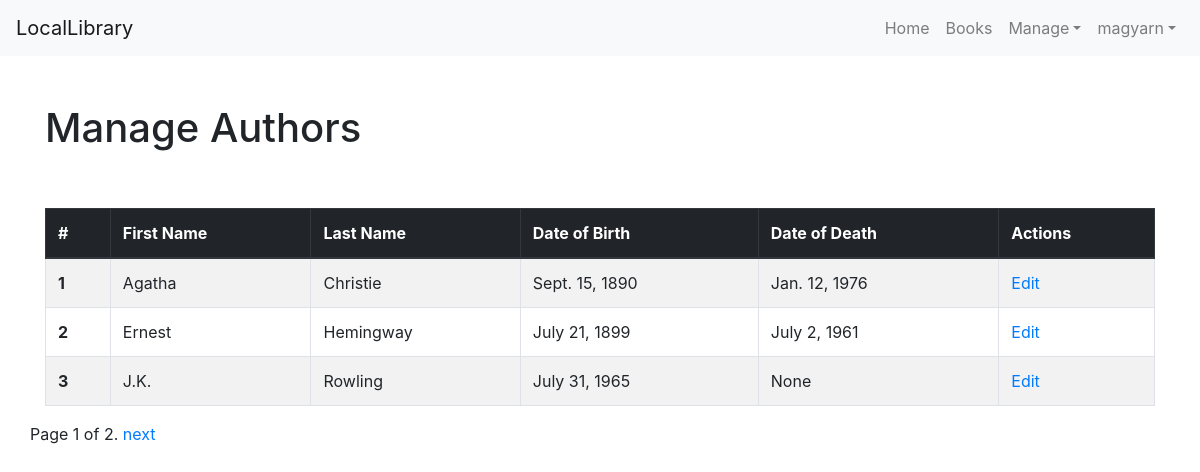
Screenshot of /catalog/manage-authors/ (signed in) with the database file from the repository.
### catalog/models.py (models this page shows, shortened)
class Author(models.Model):
  first_name = models.CharField(max_length=100)
  last_name = models.CharField(max_length=100)
  date_of_birth = models.DateField(null=True, blank=True)
  date_of_death = models.DateField(null=True, blank=True)
  class Meta:
    ordering = ['last_name', 'first_name']
    permissions = (
      ('can_add_author', 'Add author'),
      ('can_edit_author', 'Edit author'),
      ('can_delete_author', 'Delete author'),
    )

### catalog/views.py (the view)
# urls.py: path('manage-authors/', views.ManageAuthorsView.as_view(), name="manage-authors"),
class ManageAuthorsView(PermissionRequiredMixin, generic.ListView):
  permission_required = 'catalog.is_librarian'
  model = Author
  paginate_by = 3
  template_name = 'catalog/manage_authors.html'

### catalog/templates/catalog/manage_authors.html
{% extends "../base.html" %}
{% block content %}
<div class="container">
  <h1 class="mt-5">Manage Authors</h1>
  {% if author_list %}
  <div class="table-responsive">
    <table class="table table-striped table-bordered table-hover mt-5">
      <thead class="thead-dark">
        <tr>
          <th scope="col">#</th>
          <th scope="col">First Name</th>
          <th scope="col">Last Name</th>
          <th scope="col">Date of Birth</th>
          <th scope="col">Date of Death</th>
          <th scope="col">Actions</th>
        </tr>
      </thead>
      <tbody>
        {% for author in author_list %}
        <tr>
          <th scope="row">{{ forloop.counter }} </th>
          <td>{{ author.first_name }}</td>
          <td>{{ author.last_name }}</td>
          <td>{{ author.date_of_birth }}</td>
          <td>{{ author.date_of_death }}</td>
          <td><a href="{% url 'catalog:author-update' pk=author.pk %}">Edit</a></td>
        </tr>
        {% endfor %}
      </tbody>
    </table>
  </div>
  {% else %}
  <p>There are no authors in the library.</p>
  {% endif %}
</div>
{% endblock %}

### catalog/templates/base.html (shortened to what this page needs)
{% load pipeline %}
<!DOCTYPE html>
<html lang="en">
<head>
  <link rel="stylesheet" href="https://stackpath.bootstrapcdn.com/bootstrap/4.1.3/css/bootstrap.min.css"
>
</head>
<body>
  <nav class="container-fluid navbar navbar-expand-md navbar-light bg-light">
    <a class="navbar-brand" href="{% url 'catalog:index' %}">LocalLibrary</a>
    <div class="collapse navbar-collapse" id="navbarSupportedContent">
      <ul class="navbar-nav ml-auto">
        <li class="nav-item"><a class="nav-link" href="{% url 'catalog:index' %}">Home</a></li>
        <li class="nav-item"><a class="nav-link" href="{% url 'catalog:book-list' %}">Books</a></li>
        {% if perms.catalog.is_librarian %}
        <li class="nav-item dropdown">
          <a class="nav-link dropdown-toggle" data-toggle="dropdown" href="#" role="#" aria-haspopup="true"
            aria-expanded="false">Manage</a>
        </li>
        {% endif %}
        {% if user.is_authenticated %}
        <li class="nav-item dropdown">
          <a class="nav-link dropdown-toggle" data-toggle="dropdown" href="#" role="#" aria-haspopup="true" aria-expanded="false">{{ user.username }}</a>
        </li>
        {% else %}
        <li class="nav-item"><a class="nav-link" href="{% url 'login'%}?next={{request.path}}">Login</a></li>
        {% endif %}
      </ul>
    </div>
  </nav>
  <div>
    {% block content %}{% endblock %}
    {% block pagination %}
      {% if is_paginated %}
        <div class="container pagination">
          <span class="page-links">
            <span class="page-current">
              Page {{ page_obj.number }} of {{ page_obj.paginator.num_pages }}.
            </span>
            {% if page_obj.has_next %}
            <a href="{{ request.path }}?page={{ page_obj.next_page_number }}">next</a>
            {% endif %}
          </span>
        </div>
      {% endif %}
    {% endblock %}
  </div>
</body>
</html>

### rows the page displays
Author: first_name "Agatha", last_name "Christie", date_of_birth "Sept. 15, 1890", date_of_death "Jan. 12, 1976"
Author: first_name "Ernest", last_name "Hemingway", date_of_birth "July 21, 1899", date_of_death "July 2, 1961"
Author: first_name "J.K.", last_name "Rowling", date_of_birth "July 31, 1965", date_of_death "None"

### other values shown
{{ user.username }} "magyarn"
{{ page_obj.number }} "1"
{{ page_obj.paginator.num_pages }} "2"
